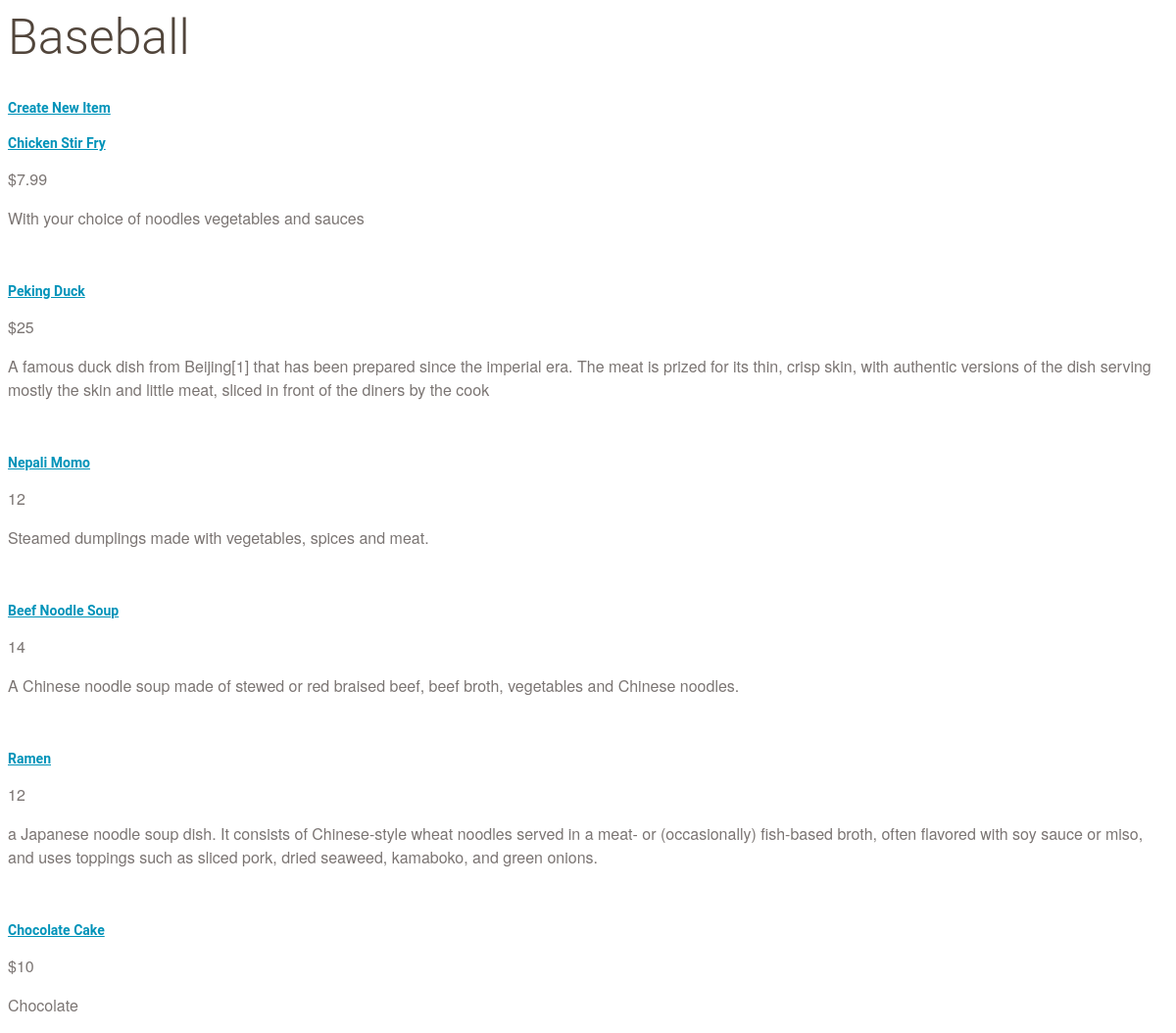
/catalog/Baseball/items, run on the app's committed database.
### database_setup.py (models this page shows)
class Category(Base):
    __tablename__ = 'category'
    id = Column(Integer, primary_key=True)
    name = Column(String(250), nullable=False)
    user_id = Column(Integer,ForeignKey('user.id'))
    user = relationship(User)

class Item(Base):
    __tablename__ = 'item'
    name =Column(String(80), nullable = False)
    id = Column(Integer, primary_key = True)
    description = Column(String(250))
    price = Column(String(8))
    picture = Column(String(250), nullable = True)
    category_id = Column(Integer,ForeignKey('category.id'))
    date_creation = Column(DateTime(timezone=True), server_default=func.now())
    date_update = Column(DateTime(timezone=True), server_default=func.now())
    category = relationship(Category)
    user_id = Column(Integer,ForeignKey('user.id'))
    user = relationship(User)

### application.py (the view)
@app.route('/catalog/<string:category_name>/items')
def showItems(category_name):
    category = session.query(Category).filter_by(name=category_name).one()
    items = session.query(Item).filter_by(category_id=category.id).all()
    return render_template('items.html', category_name=category.name, items=items)

### templates/items.html (shortened to what this page needs)
<html>
<head>
	</head><link rel=stylesheet type=text/css href="{{ url_for('static', filename='styles.css') }}">
	<body>
	<div class='pane'>
		<div class='header'>
		<h1>{{ category_name }}</h1>
	</div>
	<a href = '{{url_for('newItem', category_name=category_name)}}''>Create New Item</a>
    {% if items %}
    {% for i in items %}
    <div class='nameAndPrice'>
    	<span class=name>
    		<a href='{{url_for('infoItem', category_name=category_name, item_name=i['name'] )}}' > {{i['name']}}</a>
    	</span>
	    <span class=price><p>{{i['price']}} </p></span>
    </div>
    <div class='description'>
		<p>{{i['description']}}</p>
	</div>
		{% endfor %}
    {% else %}
    </br>
    </br>
      <h3>you currently have not  items yet</h3>
    {% endif %}
</div>
	</body>
</html>

### static/styles.css (style rules this page uses)
* { font-family: "Helvetica Neue Bold", Roboto, Helvetica, Arial, sans-serif; font-weight: 700; }
h1 { font-family: "Helvetica Neue Light", Roboto, Helvetica, Arial, sans-serif; font-size: 50px; color: #51453B; line-height: 60px; font-weight: 300; }
p { font-family: "Helvetica Neue", Roboto, Helvetica, Arial, sans-serif; font-size: 16px; color: #7B7573; line-height: 24px; font-weight: 400; }
a { font-size: 14px; color: #0093B9; line-height: 17px; }

### data on the page
Category: name "Baseball"
Item: name "Chicken Stir Fry", price "$7.99", description "With your choice of noodles vegetables and sauces"
Item: name "Peking Duck", price "$25", description "A famous duck dish from Beijing[1] that has been prepared since the imperial era. The meat is prized for its thin, crisp skin, with authentic versions of the dish serving mostly the skin and little meat, sliced in front of the diners by the cook"
Item: name "Nepali Momo", price "12", description "Steamed dumplings made with vegetables, spices and meat."
Item: name "Beef Noodle Soup", price "14", description "A Chinese noodle soup made of stewed or red braised beef, beef broth, vegetables and Chinese noodles."
Item: name "Ramen", price "12", description "a Japanese noodle soup dish. It consists of Chinese-style wheat noodles served in a meat- or (occasionally) fish-based broth, often flavored with soy sauce or miso, and uses toppings such as sliced pork, dried seaweed, kamaboko, and green onions."
Item: name "Chocolate Cake", price "$10", description "Chocolate"
